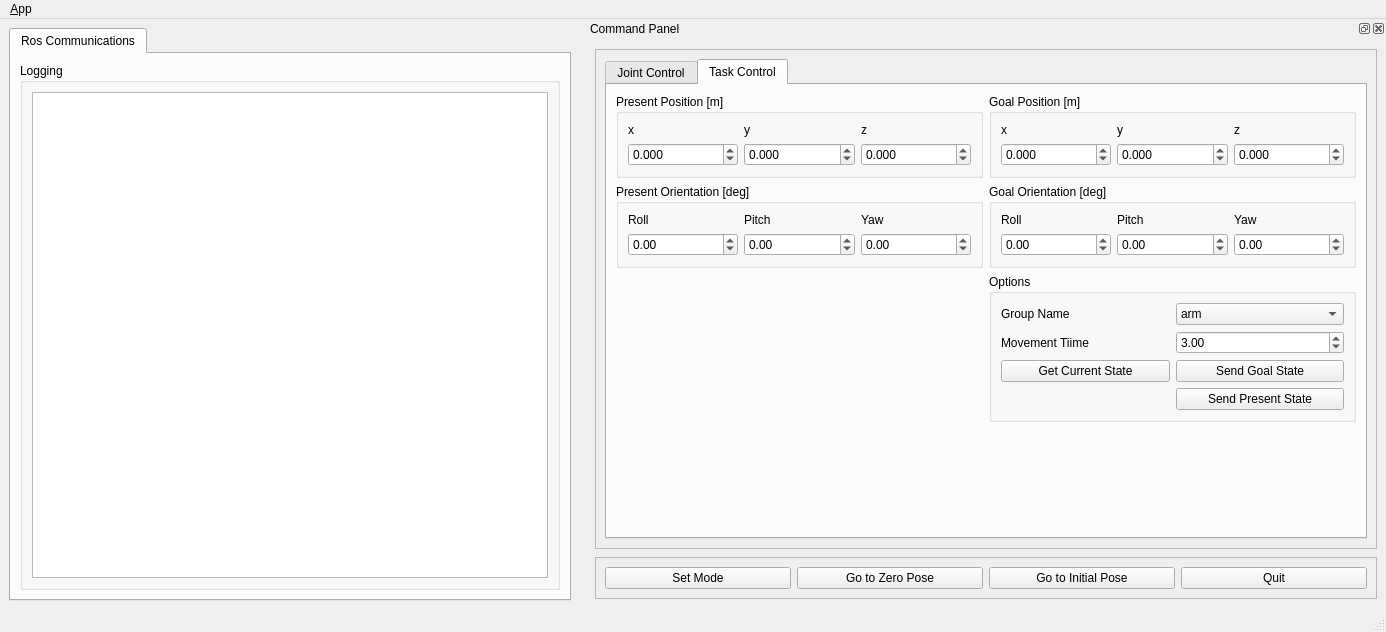
<?xml version="1.0" encoding="UTF-8"?>
<ui version="4.0">
 <class>MainWindowDesign</class>
 <widget class="QMainWindow" name="MainWindowDesign">
  <property name="geometry">
   <rect>
    <x>0</x>
    <y>0</y>
    <width>1386</width>
    <height>632</height>
   </rect>
  </property>
  <property name="windowTitle">
   <string>QRosApp</string>
  </property>
  <property name="windowIcon">
   <iconset resource="../resources/images.qrc">
    <normaloff>:/images/icon.png</normaloff>:/images/icon.png</iconset>
  </property>
  <property name="locale">
   <locale language="English" country="Australia"/>
  </property>
  <widget class="QWidget" name="centralwidget">
   <layout class="QGridLayout" name="gridLayout_10">
    <item row="0" column="0">
     <widget class="QTabWidget" name="tab_manager">
      <property name="sizePolicy">
       <sizepolicy hsizetype="Expanding" vsizetype="Minimum">
        <horstretch>0</horstretch>
        <verstretch>0</verstretch>
       </sizepolicy>
      </property>
      <property name="minimumSize">
       <size>
        <width>100</width>
        <height>500</height>
       </size>
      </property>
      <property name="locale">
       <locale language="English" country="Australia"/>
      </property>
      <property name="currentIndex">
       <number>0</number>
      </property>
      <widget class="QWidget" name="tab_status">
       <attribute name="title">
        <string>Ros Communications</string>
       </attribute>
       <layout class="QVBoxLayout" name="verticalLayout_2">
        <item>
         <widget class="QGroupBox" name="groupBox_12">
          <property name="sizePolicy">
           <sizepolicy hsizetype="MinimumExpanding" vsizetype="Preferred">
            <horstretch>0</horstretch>
            <verstretch>0</verstretch>
           </sizepolicy>
          </property>
          <property name="title">
           <string>Logging</string>
          </property>
          <layout class="QGridLayout" name="gridLayout_3">
           <item row="0" column="0">
            <widget class="QListView" name="view_logging"/>
           </item>
          </layout>
         </widget>
        </item>
       </layout>
      </widget>
     </widget>
    </item>
   </layout>
  </widget>
  <widget class="QMenuBar" name="menubar">
   <property name="geometry">
    <rect>
     <x>0</x>
     <y>0</y>
     <width>1386</width>
     <height>19</height>
    </rect>
   </property>
   <widget class="QMenu" name="menu_File">
    <property name="title">
     <string>&amp;App</string>
    </property>
    <addaction name="action_Preferences"/>
    <addaction name="separator"/>
    <addaction name="actionAbout"/>
    <addaction name="actionAbout_Qt"/>
    <addaction name="separator"/>
    <addaction name="action_Quit"/>
   </widget>
   <addaction name="menu_File"/>
  </widget>
  <widget class="QStatusBar" name="statusbar"/>
  <widget class="QDockWidget" name="dock_status">
   <property name="sizePolicy">
    <sizepolicy hsizetype="Minimum" vsizetype="Minimum">
     <horstretch>0</horstretch>
     <verstretch>0</verstretch>
    </sizepolicy>
   </property>
   <property name="minimumSize">
    <size>
     <width>800</width>
     <height>591</height>
    </size>
   </property>
   <property name="maximumSize">
    <size>
     <width>800</width>
     <height>10000</height>
    </size>
   </property>
   <property name="allowedAreas">
    <set>Qt::RightDockWidgetArea</set>
   </property>
   <property name="windowTitle">
    <string>Command Panel</string>
   </property>
   <attribute name="dockWidgetArea">
    <number>2</number>
   </attribute>
   <widget class="QWidget" name="dockWidgetContents_2">
    <layout class="QGridLayout" name="gridLayout_2">
     <item row="0" column="0">
      <widget class="QFrame" name="frame">
       <property name="sizePolicy">
        <sizepolicy hsizetype="Preferred" vsizetype="Preferred">
         <horstretch>0</horstretch>
         <verstretch>0</verstretch>
        </sizepolicy>
       </property>
       <property name="maximumSize">
        <size>
         <width>1000</width>
         <height>500</height>
        </size>
       </property>
       <property name="frameShape">
        <enum>QFrame::StyledPanel</enum>
       </property>
       <property name="frameShadow">
        <enum>QFrame::Raised</enum>
       </property>
       <layout class="QGridLayout" name="gridLayout">
        <item row="0" column="1">
         <widget class="QTabWidget" name="tabWidget">
          <property name="sizePolicy">
           <sizepolicy hsizetype="Minimum" vsizetype="Expanding">
            <horstretch>0</horstretch>
            <verstretch>0</verstretch>
           </sizepolicy>
          </property>
          <property name="minimumSize">
           <size>
            <width>0</width>
            <height>0</height>
           </size>
          </property>
          <property name="currentIndex">
           <number>1</number>
          </property>
          <widget class="QWidget" name="joint_control">
           <attribute name="title">
            <string>Joint Control</string>
           </attribute>
           <layout class="QGridLayout" name="gridLayout_4">
            <item row="1" column="2" colspan="2">
             <widget class="QGroupBox" name="lleg_box">
              <property name="title">
               <string>Arm [deg]</string>
              </property>
              <layout class="QGridLayout" name="gridLayout_6">
               <item row="1" column="2">
                <widget class="QDoubleSpinBox" name="a3_box">
                 <property name="minimum">
                  <double>-360.000000000000000</double>
                 </property>
                 <property name="maximum">
                  <double>360.000000000000000</double>
                 </property>
                </widget>
               </item>
               <item row="1" column="1">
                <widget class="QDoubleSpinBox" name="a2_box">
                 <property name="minimum">
                  <double>-360.000000000000000</double>
                 </property>
                 <property name="maximum">
                  <double>360.000000000000000</double>
                 </property>
                </widget>
               </item>
               <item row="1" column="0">
                <widget class="QDoubleSpinBox" name="a1_box">
                 <property name="minimum">
                  <double>-360.000000000000000</double>
                 </property>
                 <property name="maximum">
                  <double>360.000000000000000</double>
                 </property>
                </widget>
               </item>
               <item row="1" column="4">
                <widget class="QDoubleSpinBox" name="a5_box">
                 <property name="minimum">
                  <double>-360.000000000000000</double>
                 </property>
                 <property name="maximum">
                  <double>360.000000000000000</double>
                 </property>
                </widget>
               </item>
               <item row="1" column="3">
                <widget class="QDoubleSpinBox" name="a4_box">
                 <property name="minimum">
                  <double>-360.000000000000000</double>
                 </property>
                 <property name="maximum">
                  <double>360.000000000000000</double>
                 </property>
                </widget>
               </item>
               <item row="0" column="0">
                <widget class="QLabel" name="label_8">
                 <property name="text">
                  <string>joint1</string>
                 </property>
                </widget>
               </item>
               <item row="0" column="1">
                <widget class="QLabel" name="label_9">
                 <property name="text">
                  <string>joint2</string>
                 </property>
                </widget>
               </item>
               <item row="0" column="2">
                <widget class="QLabel" name="label_10">
                 <property name="text">
                  <string>joint3</string>
                 </property>
                </widget>
               </item>
               <item row="0" column="4">
                <widget class="QLabel" name="label_12">
                 <property name="text">
                  <string>joint5</string>
                 </property>
                </widget>
               </item>
               <item row="0" column="3">
                <widget class="QLabel" name="label_11">
                 <property name="text">
                  <string>joint4</string>
                 </property>
                </widget>
               </item>
               <item row="0" column="5">
                <widget class="QLabel" name="label">
                 <property name="text">
                  <string>joint6</string>
                 </property>
                </widget>
               </item>
               <item row="1" column="5">
                <widget class="QDoubleSpinBox" name="a6_box"/>
               </item>
              </layout>
             </widget>
            </item>
            <item row="2" column="3">
             <widget class="QGroupBox" name="joint_option_box">
              <property name="title">
               <string>Options</string>
              </property>
              <layout class="QGridLayout" name="gridLayout_11">
               <item row="0" column="0">
                <widget class="QLabel" name="label_22">
                 <property name="text">
                  <string>Movement Time</string>
                 </property>
                </widget>
               </item>
               <item row="0" column="1">
                <widget class="QDoubleSpinBox" name="joint_mov_time_box">
                 <property name="singleStep">
                  <double>0.500000000000000</double>
                 </property>
                 <property name="value">
                  <double>3.000000000000000</double>
                 </property>
                </widget>
               </item>
               <item row="1" column="0">
                <widget class="QPushButton" name="joint_get_box">
                 <property name="text">
                  <string>Get Current State</string>
                 </property>
                </widget>
               </item>
               <item row="1" column="1">
                <widget class="QPushButton" name="joint_send_box">
                 <property name="text">
                  <string>Send Goal State</string>
                 </property>
                </widget>
               </item>
              </layout>
             </widget>
            </item>
            <item row="3" column="3">
             <spacer name="verticalSpacer_2">
              <property name="orientation">
               <enum>Qt::Vertical</enum>
              </property>
              <property name="sizeHint" stdset="0">
               <size>
                <width>20</width>
                <height>40</height>
               </size>
              </property>
             </spacer>
            </item>
           </layout>
          </widget>
          <widget class="QWidget" name="task_control">
           <attribute name="title">
            <string>Task Control</string>
           </attribute>
           <layout class="QGridLayout" name="gridLayout_12">
            <item row="6" column="0">
             <widget class="QGroupBox" name="present_orientation_box">
              <property name="title">
               <string>Present Orientation [deg]</string>
              </property>
              <layout class="QGridLayout" name="gridLayout_14">
               <item row="1" column="0">
                <widget class="QDoubleSpinBox" name="present_roll_box">
                 <property name="minimum">
                  <double>-180.000000000000000</double>
                 </property>
                 <property name="maximum">
                  <double>180.000000000000000</double>
                 </property>
                </widget>
               </item>
               <item row="0" column="0">
                <widget class="QLabel" name="label_29">
                 <property name="text">
                  <string>Roll</string>
                 </property>
                </widget>
               </item>
               <item row="1" column="1">
                <widget class="QDoubleSpinBox" name="present_pitch_box">
                 <property name="minimum">
                  <double>-180.000000000000000</double>
                 </property>
                 <property name="maximum">
                  <double>180.000000000000000</double>
                 </property>
                </widget>
               </item>
               <item row="1" column="2">
                <widget class="QDoubleSpinBox" name="present_yaw_box">
                 <property name="minimum">
                  <double>-180.000000000000000</double>
                 </property>
                 <property name="maximum">
                  <double>180.000000000000000</double>
                 </property>
                </widget>
               </item>
               <item row="0" column="1">
                <widget class="QLabel" name="label_30">
                 <property name="text">
                  <string>Pitch</string>
                 </property>
                </widget>
               </item>
               <item row="0" column="2">
                <widget class="QLabel" name="label_25">
                 <property name="text">
                  <string>Yaw</string>
                 </property>
                </widget>
               </item>
              </layout>
             </widget>
            </item>
            <item row="5" column="0">
             <widget class="QGroupBox" name="present_position_box">
              <property name="title">
               <string>Present Position [m]</string>
              </property>
              <layout class="QGridLayout" name="gridLayout_13">
               <item row="3" column="0">
                <widget class="QDoubleSpinBox" name="present_x_box">
                 <property name="decimals">
                  <number>3</number>
                 </property>
                 <property name="minimum">
                  <double>-100.000000000000000</double>
                 </property>
                 <property name="maximum">
                  <double>100.000000000000000</double>
                 </property>
                 <property name="singleStep">
                  <double>0.100000000000000</double>
                 </property>
                </widget>
               </item>
               <item row="3" column="1">
                <widget class="QDoubleSpinBox" name="present_y_box">
                 <property name="decimals">
                  <number>3</number>
                 </property>
                 <property name="minimum">
                  <double>-100.000000000000000</double>
                 </property>
                 <property name="maximum">
                  <double>100.000000000000000</double>
                 </property>
                 <property name="singleStep">
                  <double>0.100000000000000</double>
                 </property>
                </widget>
               </item>
               <item row="2" column="0">
                <widget class="QLabel" name="label_26">
                 <property name="text">
                  <string>x</string>
                 </property>
                </widget>
               </item>
               <item row="3" column="2">
                <widget class="QDoubleSpinBox" name="present_z_box">
                 <property name="decimals">
                  <number>3</number>
                 </property>
                 <property name="minimum">
                  <double>-100.000000000000000</double>
                 </property>
                 <property name="maximum">
                  <double>100.000000000000000</double>
                 </property>
                 <property name="singleStep">
                  <double>0.100000000000000</double>
                 </property>
                </widget>
               </item>
               <item row="2" column="1">
                <widget class="QLabel" name="label_27">
                 <property name="text">
                  <string>y</string>
                 </property>
                </widget>
               </item>
               <item row="2" column="2">
                <widget class="QLabel" name="label_28">
                 <property name="text">
                  <string>z</string>
                 </property>
                </widget>
               </item>
              </layout>
             </widget>
            </item>
            <item row="6" column="1">
             <widget class="QGroupBox" name="goal_orientation_box">
              <property name="title">
               <string>Goal Orientation [deg]</string>
              </property>
              <layout class="QGridLayout" name="gridLayout_16">
               <item row="1" column="1">
                <widget class="QDoubleSpinBox" name="goal_pitch_box">
                 <property name="minimum">
                  <double>-180.000000000000000</double>
                 </property>
                 <property name="maximum">
                  <double>180.000000000000000</double>
                 </property>
                </widget>
               </item>
               <item row="0" column="0">
                <widget class="QLabel" name="label_34">
                 <property name="text">
                  <string>Roll</string>
                 </property>
                </widget>
               </item>
               <item row="1" column="0">
                <widget class="QDoubleSpinBox" name="goal_roll_box">
                 <property name="minimum">
                  <double>-180.000000000000000</double>
                 </property>
                 <property name="maximum">
                  <double>180.000000000000000</double>
                 </property>
                </widget>
               </item>
               <item row="1" column="2">
                <widget class="QDoubleSpinBox" name="goal_yaw_box">
                 <property name="minimum">
                  <double>-180.000000000000000</double>
                 </property>
                 <property name="maximum">
                  <double>180.000000000000000</double>
                 </property>
                </widget>
               </item>
               <item row="0" column="1">
                <widget class="QLabel" name="label_35">
                 <property name="text">
                  <string>Pitch</string>
                 </property>
                </widget>
               </item>
               <item row="0" column="2">
                <widget class="QLabel" name="label_36">
                 <property name="text">
                  <string>Yaw</string>
                 </property>
                </widget>
               </item>
              </layout>
             </widget>
            </item>
            <item row="5" column="1">
             <widget class="QGroupBox" name="goal_position_box">
              <property name="title">
               <string>Goal Position [m]</string>
              </property>
              <layout class="QGridLayout" name="gridLayout_15">
               <item row="0" column="0">
                <widget class="QLabel" name="label_31">
                 <property name="text">
                  <string>x</string>
                 </property>
                 <property name="alignment">
                  <set>Qt::AlignLeading|Qt::AlignLeft|Qt::AlignVCenter</set>
                 </property>
                </widget>
               </item>
               <item row="0" column="1">
                <widget class="QLabel" name="label_32">
                 <property name="text">
                  <string>y</string>
                 </property>
                </widget>
               </item>
               <item row="1" column="0">
                <widget class="QDoubleSpinBox" name="goal_x_box">
                 <property name="decimals">
                  <number>3</number>
                 </property>
                 <property name="minimum">
                  <double>-100.000000000000000</double>
                 </property>
                 <property name="maximum">
                  <double>100.000000000000000</double>
                 </property>
                 <property name="singleStep">
                  <double>0.100000000000000</double>
                 </property>
                 <property name="value">
                  <double>0.000000000000000</double>
                 </property>
                </widget>
               </item>
               <item row="1" column="1">
                <widget class="QDoubleSpinBox" name="goal_y_box">
                 <property name="decimals">
                  <number>3</number>
                 </property>
                 <property name="minimum">
                  <double>-100.000000000000000</double>
                 </property>
                 <property name="maximum">
                  <double>100.000000000000000</double>
                 </property>
                 <property name="singleStep">
                  <double>0.100000000000000</double>
                 </property>
                </widget>
               </item>
               <item row="0" column="2">
                <widget class="QLabel" name="label_33">
                 <property name="text">
                  <string>z</string>
                 </property>
                </widget>
               </item>
               <item row="1" column="2">
                <widget class="QDoubleSpinBox" name="goal_z_box">
                 <property name="decimals">
                  <number>3</number>
                 </property>
                 <property name="minimum">
                  <double>-100.000000000000000</double>
                 </property>
                 <property name="maximum">
                  <double>100.000000000000000</double>
                 </property>
                 <property name="singleStep">
                  <double>0.100000000000000</double>
                 </property>
                 <property name="value">
                  <double>0.000000000000000</double>
                 </property>
                </widget>
               </item>
              </layout>
             </widget>
            </item>
            <item row="7" column="1">
             <widget class="QGroupBox" name="groupBox_5">
              <property name="title">
               <string>Options</string>
              </property>
              <layout class="QGridLayout" name="gridLayout_17">
               <item row="0" column="0">
                <widget class="QLabel" name="label_24">
                 <property name="text">
                  <string>Group Name</string>
                 </property>
                </widget>
               </item>
               <item row="2" column="1">
                <widget class="QPushButton" name="task_send_button">
                 <property name="text">
                  <string>Send Goal State</string>
                 </property>
                </widget>
               </item>
               <item row="0" column="1">
                <widget class="QComboBox" name="task_group_name_box">
                 <item>
                  <property name="text">
                   <string>arm</string>
                  </property>
                 </item>
                </widget>
               </item>
               <item row="2" column="0">
                <widget class="QPushButton" name="task_get_button">
                 <property name="text">
                  <string>Get Current State</string>
                 </property>
                </widget>
               </item>
               <item row="1" column="0">
                <widget class="QLabel" name="label_23">
                 <property name="text">
                  <string>Movement Tiime</string>
                 </property>
                </widget>
               </item>
               <item row="1" column="1">
                <widget class="QDoubleSpinBox" name="task_mov_time_box">
                 <property name="singleStep">
                  <double>0.500000000000000</double>
                 </property>
                 <property name="value">
                  <double>3.000000000000000</double>
                 </property>
                </widget>
               </item>
               <item row="3" column="1">
                <widget class="QPushButton" name="task_send_button_2">
                 <property name="text">
                  <string>Send Present State</string>
                 </property>
                </widget>
               </item>
              </layout>
             </widget>
            </item>
            <item row="8" column="1">
             <spacer name="verticalSpacer">
              <property name="orientation">
               <enum>Qt::Vertical</enum>
              </property>
              <property name="sizeHint" stdset="0">
               <size>
                <width>20</width>
                <height>40</height>
               </size>
              </property>
             </spacer>
            </item>
           </layout>
          </widget>
         </widget>
        </item>
       </layout>
      </widget>
     </item>
     <item row="1" column="0">
      <widget class="QFrame" name="frame_2">
       <property name="enabled">
        <bool>true</bool>
       </property>
       <property name="sizePolicy">
        <sizepolicy hsizetype="Minimum" vsizetype="Fixed">
         <horstretch>50</horstretch>
         <verstretch>50</verstretch>
        </sizepolicy>
       </property>
       <property name="frameShape">
        <enum>QFrame::StyledPanel</enum>
       </property>
       <property name="frameShadow">
        <enum>QFrame::Raised</enum>
       </property>
       <layout class="QHBoxLayout" name="horizontalLayout">
        <item>
         <widget class="QPushButton" name="set_mode_button">
          <property name="text">
           <string>Set Mode</string>
          </property>
         </widget>
        </item>
        <item>
         <widget class="QPushButton" name="zero_pose_button">
          <property name="text">
           <string>Go to Zero Pose</string>
          </property>
         </widget>
        </item>
        <item>
         <widget class="QPushButton" name="init_pose_button">
          <property name="text">
           <string>Go to Initial Pose</string>
          </property>
         </widget>
        </item>
        <item>
         <widget class="QPushButton" name="quit_button">
          <property name="text">
           <string>Quit</string>
          </property>
         </widget>
        </item>
       </layout>
      </widget>
     </item>
    </layout>
   </widget>
  </widget>
  <action name="action_Quit">
   <property name="text">
    <string>&amp;Quit</string>
   </property>
   <property name="shortcut">
    <string>Ctrl+Q</string>
   </property>
   <property name="shortcutContext">
    <enum>Qt::ApplicationShortcut</enum>
   </property>
  </action>
  <action name="action_Preferences">
   <property name="text">
    <string>&amp;Preferences</string>
   </property>
  </action>
  <action name="actionAbout">
   <property name="text">
    <string>&amp;About</string>
   </property>
  </action>
  <action name="actionAbout_Qt">
   <property name="text">
    <string>About &amp;Qt</string>
   </property>
  </action>
 </widget>
 <resources>
  <include location="../resources/images.qrc"/>
 </resources>
 <connections>
  <connection>
   <sender>action_Quit</sender>
   <signal>triggered()</signal>
   <receiver>MainWindowDesign</receiver>
   <slot>close()</slot>
   <hints>
    <hint type="sourcelabel">
     <x>-1</x>
     <y>-1</y>
    </hint>
    <hint type="destinationlabel">
     <x>399</x>
     <y>299</y>
    </hint>
   </hints>
  </connection>
  <connection>
   <sender>quit_button</sender>
   <signal>clicked()</signal>
   <receiver>MainWindowDesign</receiver>
   <slot>close()</slot>
   <hints>
    <hint type="sourcelabel">
     <x>859</x>
     <y>552</y>
    </hint>
    <hint type="destinationlabel">
     <x>469</x>
     <y>299</y>
    </hint>
   </hints>
  </connection>
 </connections>
</ui>
